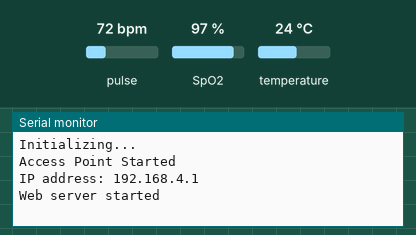
Recording of a sketch running on a simulated ESP8266 (NodeMCU). Shown: the last lines printed to the serial monitor. Inputs (shaded band) come from the test bench; at power-on: pulse 72 bpm, SpO2 97 %, temperature 24 °C.

Above: at 1.2 s.
1.3 s: pulse set to 42 bpm
At 6.7 s:
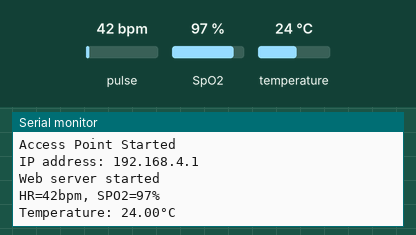
7.0 s: SpO2 set to 80 %
8.5 s: temperature set to 12 °C
At 12.9 s:
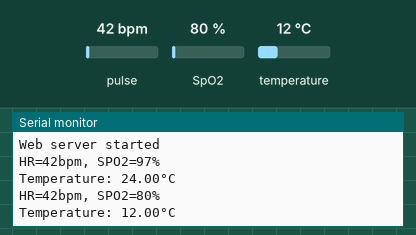

Measured:
- after the input at 1.3 s, the serial monitor: prints a new line after 4.3 s (image 1)
- after the input at 8.5 s, the serial monitor: prints a new line after 3.4 s (image 2)

The sketch:

heart_rate_server.ino
```cpp
#include <Wire.h>
#include "MAX30105.h"
#include "spo2_algorithm.h"
#include <ESP8266WiFi.h>
#include <ESP8266WebServer.h>

#define BUFFER_SIZE 100  // Increased buffer size for better accuracy
#define FINGER_THRESHOLD 30000  // Adjust this based on your testing

// Create your custom WiFi network
const char* ssid = "MyHealth";
const char* password = "123D56HI";  // Must be at least 8 characters

// Create a web server on port 80
ESP8266WebServer server(80);
MAX30105 particleSensor;

uint32_t irBuffer[BUFFER_SIZE];
uint32_t redBuffer[BUFFER_SIZE];

int32_t spo2;
int8_t validSPO2;
int32_t heartRate;
int8_t validHeartRate;

void setup()
{
  Serial.begin(115200);
  Serial.println("Initializing...");

  // Set ESP8266 as Access Point
  WiFi.softAP(ssid, password);

  Serial.println("Access Point Started");
  Serial.print("IP address: ");
  Serial.println(WiFi.softAPIP()); // Typically 192.168.4.1

  // Define a simple webpage
  server.on("/", []() {
    server.send(200, "text/html", "<h1>Hello from ESP8266 AP!</h1>");
  });

  server.begin();
  Serial.println("Web server started");

  if (!particleSensor.begin(Wire, I2C_SPEED_FAST)) {
    Serial.println("MAX30105 was not found. Please check wiring/power.");
    while (1);
  }

  byte ledBrightness = 60;    // Options: 0=Off to 255=50mA
  byte sampleAverage = 8;     // Increased averaging for stability
  byte ledMode = 2;           // Red + IR mode
  byte sampleRate = 400;      // Higher sample rate
  int pulseWidth = 411;       // Options: 69, 118, 215, 411
  int adcRange = 4096;        // Options: 2048, 4096, 8192, 16384

  particleSensor.setup(ledBrightness, sampleAverage, ledMode, sampleRate, pulseWidth, adcRange);

  // Enable AC filtering
  particleSensor.enableDIETEMPRDY();
}

void loop() {
  server.handleClient();
  int32_t irValue = particleSensor.getIR();

  if (irValue < FINGER_THRESHOLD) {
    Serial.println("No finger detected. Place your finger on the sensor.");
    delay(500);
    return;
  }

  // Fill buffers
  for (int i = 0; i < BUFFER_SIZE; i++) {
    while (!particleSensor.available()) {
      particleSensor.check();
    }

    redBuffer[i] = particleSensor.getRed();
    irBuffer[i] = particleSensor.getIR();
    particleSensor.nextSample();

    // Small delay to allow for sensor settling
    delay(10);
  }

  // Calculate heart rate and SpO2
  maxim_heart_rate_and_oxygen_saturation(irBuffer, BUFFER_SIZE, redBuffer, &spo2, &validSPO2, &heartRate, &validHeartRate);

  // Only display valid readings
  if (validHeartRate && validSPO2) {
    Serial.print("HR=");
    Serial.print(heartRate);
    Serial.print("bpm, SPO2=");
    Serial.print(spo2);
    Serial.println("%");
  } else {
    Serial.println("Invalid reading. Please keep your finger steady.");
  }
  float temperature = particleSensor.readTemperature();  // Returns temperature in °C
  Serial.print("Temperature: ");
  Serial.print(temperature);
  Serial.println("°C");

  delay(1000);  // Longer delay between readings
}
```
